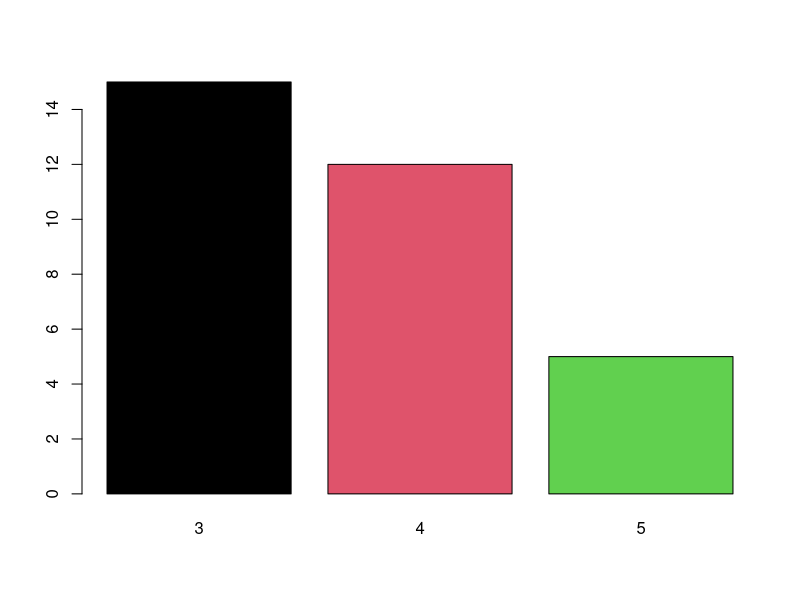
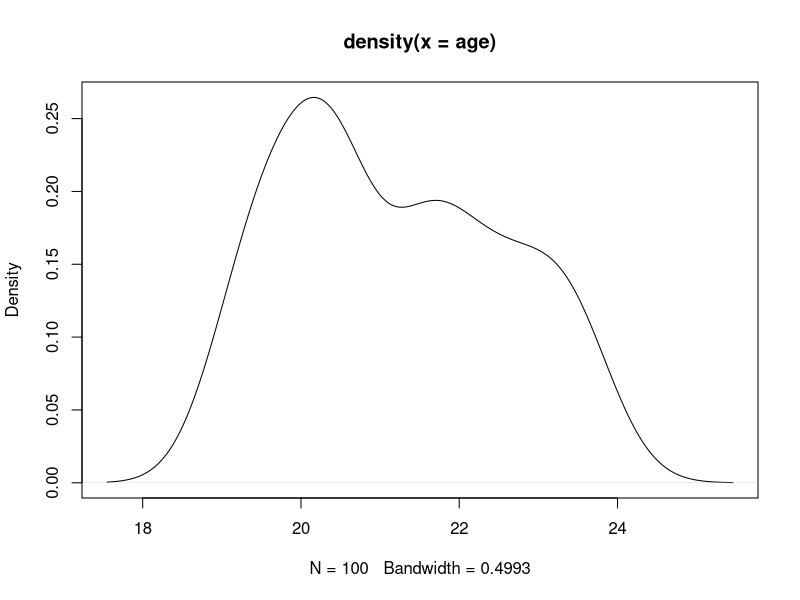

These charts were generated, in order, by the following R code:
#first file - comment
#day 1 and day2
mtcars
colSums(mtcars)
barplot(table(mtcars$gear), col=1:4)





#to execute a line - Control + Enter
mtcars
?mtcars
#?  # this context sensitive help
?table
mean(mtcars$mpg) #mean mpg of all cars
table(mtcars$cyl) #no of cars with different gears
colMeans(mtcars)  #mean of all features

#libraries enhance the features of Base R
#install and then load
#install can be done GUI or by command
#GUI - Bottom Right Pane - Packages - Install - give the name of package
#command : install.packages(dplyr)
library(dplyr)  #loading a package / library : control + enter
#all functions in the library gets available for use
#no of cars of each cylinder type
mtcars %>% group_by(cyl) %>% count()
mtcars %>% group_by(cyl) %>% tally()
mtcars %>% group_by(cyl) %>% summarise(n=n())


#student properties
#marks, gender, rollno
marks = c(70,60,73.6)  # continuous
marks
mean(marks)
gender = c('M','F','M')  #category
?c
#mean(gender)
table(gender)
rollno = c(100, 101, 102) #character/ number
length(rollno)
#scales of measurement

#-----

#student data-----
x=10 #assign
x #print
(y=20) #assign and print
#rollno, name, age, gender, course, marks1, marks2
(n=100)  #assign and print in the screen
(rollno = c(100:(n+100-1)))
length(rollno)
(sname = paste('Student ', 1:n, sep='- '))
set.seed(1234) #gets the same pattern, any positive no
(age = runif(n=n, min=19, max=24))
plot(density(age))
mean(age)

set.seed(1234)
(gender = sample(c('M','F'), size=n, replace=TRUE, prob=c(.7,.3)))
table(gender)
prop.table(table(gender))

set.seed(1234)
(course = sample(c('BBA','BA','BTECH'), size=n, replace=T, prob=c(.6,.25,.15)))
table(course)

set.seed(1234)
(marks1 = rnorm(n=n, mean=65, sd=10))
mean(marks1); sd(marks1)
?distributions
set.seed(1234)
(marks2 = rnorm(n=n, mean=60, sd=12))
mean(marks2); sd(marks2)

#see the output
rollno; sname; gender; course ; age; marks1 ; marks2
length(rollno)

students = data.frame(rollno, sname, gender, course, age, marks1, marks2)
head(students)

library(dplyr) #using pipe 
students %>% group_by(gender) %>% tally()
students %>% group_by(course, gender) %>% tally()
students %>% group_by(course) %>% summarise(mage = mean(age), mmarks1 = min(marks1), Mmarks1 = max(marks2)) %>% arrange(mage)

#Day2 : Bennett
